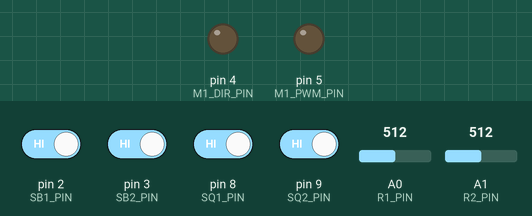
This sketch was run on a simulated Arduino Uno, built with avr-gcc and run on an emulated ATmega328P. Shown: output pins drawn as LEDs (lit = HIGH). Inputs (shaded band) come from the test bench; at power-on: pin 2 (SB1_PIN), pin 3 (SB2_PIN), pin 8 (SQ1_PIN), pin 9 (SQ2_PIN) HIGH, A0 (R1_PIN) = 512, A1 (R2_PIN) = 512.

Above: at 1.2 s.
1.3 s: pin 2 (SB1_PIN) driven LOW and pin 3 (SB2_PIN) driven LOW and pin 8 (SQ1_PIN) driven LOW and pin 9 (SQ2_PIN) driven LOW
At 2.6 s:
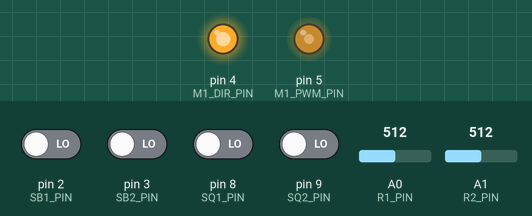
3.1 s: A0 (R1_PIN) set to 306
At 3.9 s:
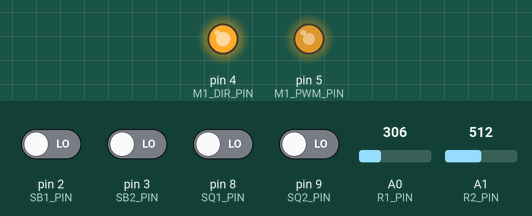
4.6 s: pin 9 (SQ2_PIN) driven HIGH
At 6.3 s:
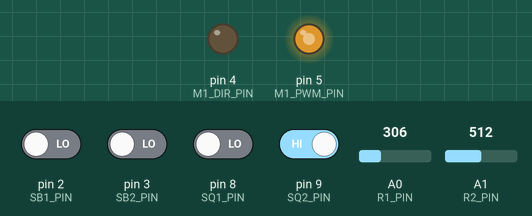
6.6 s: A0 (R1_PIN) set to 122
At 7.8 s:
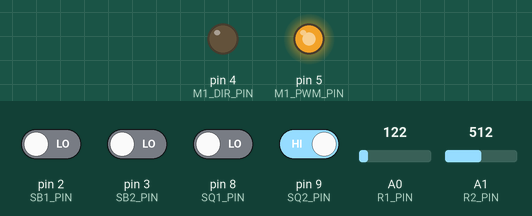
8.1 s: A0 (R1_PIN) set to 511
At 9.1 s:
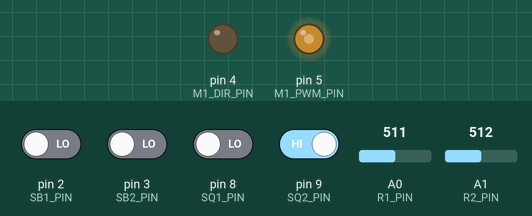
9.7 s: pin 2 (SB1_PIN) driven HIGH
At 10.5 s:
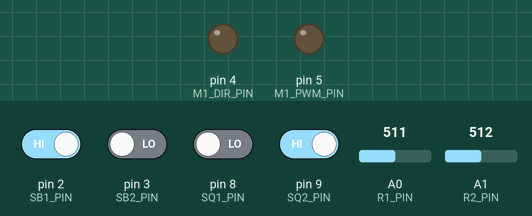
Timing chart, 0 to 12.4 s (numbered marks = the images above; inputs shaded):
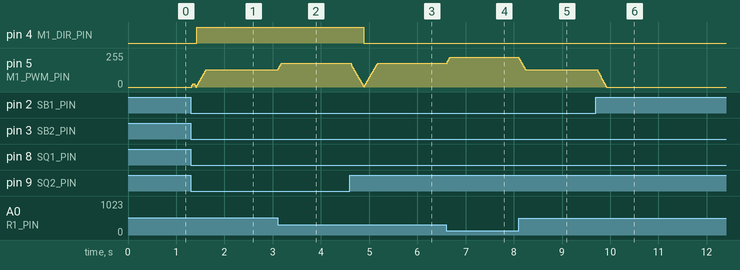

The sketch:

camera_motion_controller.ino
```cpp
#include "globals.h"

void setup() {
  //Настраиваем входы
  pinMode(SQ1_PIN, INPUT_PULLUP);
  pinMode(SQ2_PIN, INPUT_PULLUP);
  pinMode(SB1_PIN, INPUT_PULLUP);
  pinMode(SB2_PIN, INPUT_PULLUP);

  //Настраиваем выходы
  pinMode(M1_PWM_PIN, OUTPUT);
  pinMode(M1_DIR_PIN, OUTPUT);

  //Переводим выходы в исходное состояние
  analogWrite(M1_PWM_PIN, 0);
  digitalWrite(M1_DIR_PIN, MV_LEFT);

  //Инициализируем конечный автомат
  int fsmState = 0;

  //Инициализируем UART
  Serial.begin(19200);

  ramp_reset(&m1Ramp);
  button_reset(&sb1Button);
  button_reset(&sb2Button);
}

void loop() {
  readInputs();
  control();
  writeOutputs();

  delay(20);
}
```

button.h
```cpp
#ifndef __BUTTON_H
#define __BUTTON_H

struct button_t{
  int state;
  int in;
  int out;
  int counter;
};

void button_reset(button_t*);
int  button_update(button_t*, int);

#endif
```

button.ino
```cpp
#include "button.h"

void button_reset(button_t* pbutton) {
  pbutton->state = 0;
  pbutton->counter = 0;
  pbutton->in = 0;
  pbutton->out = 0;
}

int  button_update(button_t* pbutton, int new_value) {

  pbutton->in = new_value;

  switch (pbutton->state) {
    case 0:
    if (pbutton->in) {
      pbutton->state = 10;
      pbutton->counter = 0;
      break;
    }

    break;

  case 10:
    if (!pbutton->in) {
      pbutton->state = 0;
      break;
    }

    pbutton->counter++;

    if (pbutton->counter >= 3) {
      pbutton->state = 20;
      pbutton->out = 1;
      break;
    }

    break;

  case 20:
    pbutton->out = 0;
    if (!pbutton->in) {
      pbutton->state = 0;
      pbutton->counter = 0;
      pbutton->out = 0;
      break;
    }

    break;

  default:
    break;
  }

  return (pbutton->out);

}
```

control.ino
```cpp
#include "globals.h"

void control() {
  int iTemp = 0;

  iTemp = map(R1, 0, 1023, 255, 0);
  M1_SETP = constrain(iTemp, 0, 255);

  iTemp = map(R2, 0, 1023, 25, 1);
  M1_RATE = constrain(iTemp, 1, 25);

  button_update(&sb1Button, SB1);
  button_update(&sb2Button, SB2);

  switch (fsmState) {
    case 0:
      if (SB1) {
        fsmState = 10;
        break;
      }

      M1_RAMP_IN = 0;
      M1_PWM = ramp_update(&m1Ramp, M1_RAMP_IN);

      break;

    case 10:
      if (sb2Button.out || SQ1) {
        fsmState = 20;
        break;
      }
      if (!SB1) {
        fsmState = 0;
        ramp_reset(&m1Ramp);
        break;
      }

      M1_RAMP_IN = -1*M1_SETP;
      ramp_set_rate(&m1Ramp, M1_RATE);
      M1_PWM = ramp_update(&m1Ramp, M1_RAMP_IN);

      break;

    case 20:
      if (sb2Button.out || SQ2) {
        fsmState = 10;
        break;
      }
      if (!SB1) {
        fsmState = 0;
        ramp_reset(&m1Ramp);
        break;
      }

      M1_RAMP_IN = M1_SETP;
      ramp_set_rate(&m1Ramp, M1_RATE);
      M1_PWM = ramp_update(&m1Ramp, M1_RAMP_IN);

      break;

    default:
      break;
  }
}
```

globals.h
```cpp
#ifndef __GLOBALS_H
#define __GLOBALS_H

#include "hardware_def.h"
#include "ramp.h"
#include "button.h"

int SQ1, SQ2, SB1, SB2;

int M1_PWM, M1_DIR;
int M1_RAMP_IN;

int R1, R2;

int M1_SETP, M1_RATE;


int fsmState = 0;

ramp_t   m1Ramp;
button_t sb1Button;
button_t sb2Button;

void readInputs();
void control();
void writeOutputs();

#endif
```

hardware_def.h
```cpp
#ifndef __HARDWARE_DEF_H
#define __HARDWARE_DEF_H

#define SQ1_PIN 8
#define SQ2_PIN 9
#define SB1_PIN 2
#define SB2_PIN 3

#define R1_PIN A0
#define R2_PIN A1

#define M1_PWM_PIN 5
#define M1_DIR_PIN 4

#define MV_LEFT LOW
#define MV_RIGHT HIGH

#endif
```

hwio.ino
```cpp
#include "hardware_def.h"
#include "globals.h"

void readInputs() {
  // В текущем проекте используются путевые концевые выключатели с НЗ контактами
  // Если вы использует НР контакты, то тогда код для одного входа будет выглядеть так:
  // SQ1 = !digitalRead(SQ1_PIN);
  SQ1 = digitalRead(SQ1_PIN);
  SQ2 = digitalRead(SQ2_PIN);
  SB1 = !digitalRead(SB1_PIN);
  SB2 = !digitalRead(SB2_PIN);

  R1 = analogRead(R1_PIN);
  R2 = analogRead(R2_PIN);
}

void writeOutputs() {
  if (M1_PWM > 0) {
    analogWrite(M1_PWM_PIN, M1_PWM);
    digitalWrite(M1_DIR_PIN, MV_RIGHT);
  } else if (M1_PWM < 0){
    analogWrite(M1_PWM_PIN, -1*M1_PWM);
    digitalWrite(M1_DIR_PIN, MV_LEFT);
  } else {
    analogWrite(M1_PWM_PIN, 0);
    digitalWrite(M1_DIR_PIN, MV_LEFT);
  }
}
```

ramp.h
```cpp
#ifndef __RAMP_H
#define __RAMP_H

struct ramp_t{
  int in;
  int rate;
  int out;
};

void ramp_reset(ramp_t*);
void ramp_set_rate(ramp_t*, int);
int  ramp_update(ramp_t*, int);

#endif
```

ramp.ino
```cpp
#include "ramp.h"

void ramp_reset(ramp_t* pramp) {
  pramp->out = pramp->in;
}

void ramp_set_rate(ramp_t* pramp, int new_rate) {
  pramp->rate = new_rate;
}

int ramp_update(ramp_t* pramp, int new_value) {
  int temp;

  pramp->in = new_value;

  if (pramp->out < pramp->in) {
    temp = pramp->out+pramp->rate;
    if (temp >= pramp->in) {
      pramp->out = pramp->in;
    } else {
      pramp->out = temp;
    }
  }

  if (pramp->out > pramp->in) {
    temp = pramp->out-pramp->rate;
    if (temp <= pramp->in) {
      pramp->out = pramp->in;
    } else {
      pramp->out = temp;
    }
  }

  return pramp->out;
}
```

Measured:
- after the input at 1.3 s, pin 4 (M1_DIR_PIN): LOW → HIGH after 0.13 s
- after the input at 3.1 s, pin 5 (M1_PWM_PIN): 128/255 → 179/255 at once
- after the input at 4.6 s, pin 4 (M1_DIR_PIN): HIGH → LOW after 0.29 s
- after the input at 6.6 s, pin 5 (M1_PWM_PIN): 179/255 → 225/255 at once
- after the input at 8.1 s, pin 5 (M1_PWM_PIN): 225/255 → 128/255 at once
- after the input at 9.7 s, pin 5 (M1_PWM_PIN): moves from 128/255 to 0/255 over 0.18 s, starting at once
